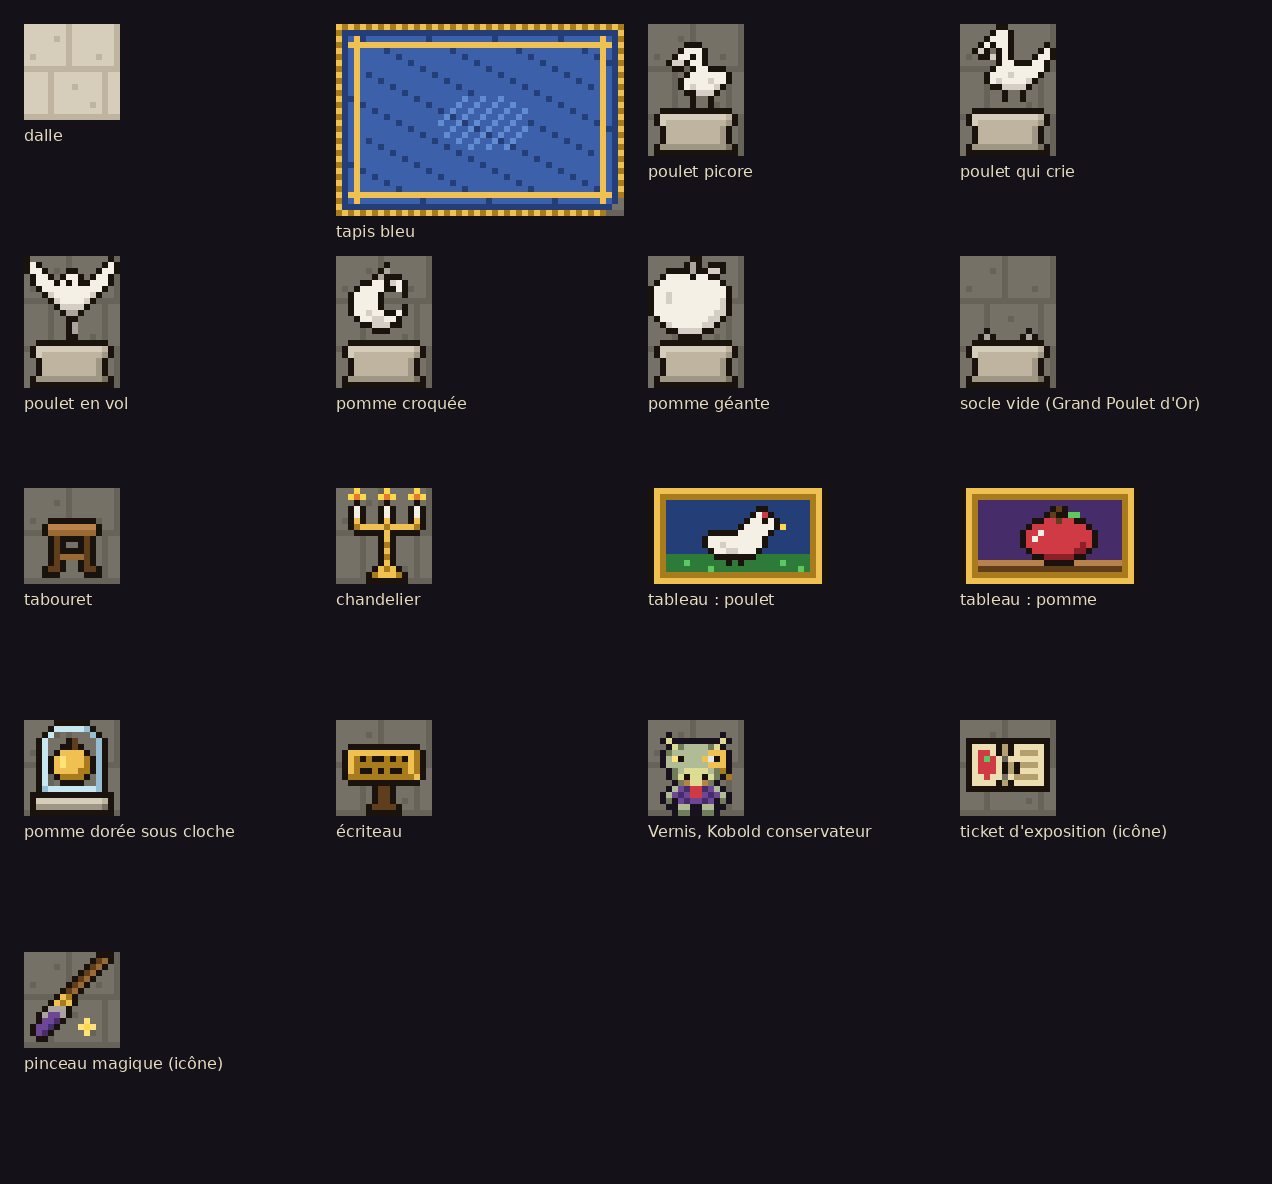

Write the Python code that produced this figure.
"""Hall d'exposition (section 2), planche v1 à valider (Thomas, 2026-11-17 : « propose ; ok pour la quête »).

    python3 art/expo_v1.py   → art/expo_v1.png

Contenu : dalle claire, tapis bleu, socle et cinq sculptures (poulet qui picore, qui crie, en vol ; pomme croquée,
pomme géante), tabouret, chandelier, deux tableaux (poulet, pomme), pomme dorée sous cloche et son écriteau, le socle
vide du Grand Poulet d'Or, Vernis le Kobold conservateur, et les icônes du ticket d'exposition et du pinceau magique.
Même contour sombre et même angle 3/4 que les autres salles.
"""
from PIL import Image, ImageDraw, ImageFont

PAL = {
    "K": (26, 18, 12), "O": (24, 18, 30),
    # pierre claire du sol et des socles
    "1": (214, 206, 186), "2": (190, 180, 160), "3": (160, 150, 132), "4": (122, 112, 98),
    # marbre des sculptures
    "W": (244, 240, 230), "w": (212, 206, 196), "x": (170, 164, 156),
    # bois
    "B": (154, 106, 52), "b": (96, 62, 28), "T": (185, 130, 74),
    # bleu du tapis
    "U": (60, 96, 170), "u": (36, 62, 120), "V": (98, 140, 210),
    # or
    "G": (240, 192, 80), "g": (168, 124, 28), "Y": (255, 226, 122),
    # rouge, vert (tableaux)
    "R": (208, 58, 68), "r": (142, 31, 40), "E": (92, 200, 96), "e": (46, 122, 56),
    # verre
    "C": (200, 230, 240), "c": (150, 190, 210),
    # flamme
    "F": (255, 216, 74), "f": (232, 120, 42),
    # Kobold conservateur
    "A": (176, 188, 150), "a": (112, 124, 90), "L": (222, 220, 146), "P": (110, 70, 150), "p": (70, 44, 104), "M": (224, 230, 236),
    # ticket
    "Z": (236, 222, 176), "z": (180, 160, 110),
}

S = {}

S["dalle"] = [
    "1111111211111112",
    "1111111211111112",
    "1111121211111112",
    "1111111211111112",
    "1111111211111112",
    "1211111211112112",
    "1111111211111112",
    "2222222222222222",
    "1111211111111211",
    "1111211111111211",
    "1111211121111211",
    "1111211111111211",
    "1111211111111211",
    "1111211111121211",
    "1111211111111211",
    "2222222222222222",
]

# Tapis bleu 3 × 2 cases, comme le rouge : bordure dorée, frange, un coin élimé.
tapis = []
for y in range(32):
    row = ""
    for x in range(48):
        if y in (0, 31) or x in (0, 47):
            c = "g" if (x + y) % 2 else "G"
        elif y in (1, 30) or x in (1, 46):
            c = "u"
        elif y in (3, 28) or x in (3, 44):
            c = "G"
        elif (x - 24) ** 2 / 64 + (y - 16) ** 2 / 25 < 1 and (x + y) % 3 == 0:
            c = "V"
        elif (x * 3 + y * 5) % 11 == 0:
            c = "u"
        else:
            c = "U"
        if x > 40 and y > 25 and (x - 40) + (y - 25) > 10:
            c = "."
        row += c
    tapis.append(row)
S["tapis bleu"] = tapis

SOCLE = [
    "..KKKKKKKKKKKK..",
    ".K111111111112K.",
    ".K122222222223K.",
    "..K2222222223K..",
    "..K2222222223K..",
    "..K2222222223K..",
    ".K333333333334K.",
    ".KKKKKKKKKKKKKK.",
]


def on_socle(top):
    return top + SOCLE


S["poulet picore"] = on_socle([
    "................",
    "................",
    "................",
    "......KKK.......",
    ".....KWWWK......",
    "....KWWKWK......",
    "...KwwKWWK......",
    "....KK.KWWKKK...",
    "......KWWWWWWK..",
    ".....KWWWWwWWK..",
    ".....KWwWWWwK...",
    "......KKwwwK....",
    ".......K..K.....",
    ".......K..K.....",
])
S["poulet qui crie"] = on_socle([
    "......KK........",
    ".....KWWK.......",
    "....KWWWK.......",
    "...KWKWWK.....K.",
    "..KwK.KWK....KWK",
    "...KKwKWK...KWWK",
    "......KWWKKKWWK.",
    ".....KWWWWWWWWK.",
    "....KWWWwWWWWK..",
    "....KWwWWWWwK...",
    ".....KKwwwwK....",
    ".......K..K.....",
    ".......K..K.....",
    "................",
])
S["poulet en vol"] = on_socle([
    "K.............K.",
    "KWK..........KWK",
    "KWWK...KK...KWWK",
    ".KWWK.KWWK.KWWK.",
    ".KWWWKWKWKKWWWK.",
    "..KWWWWWWWWWWK..",
    "...KwWWWWWWwK...",
    "....KwWWWWwK....",
    ".....KwwwwK.....",
    "......KxxK......",
    ".......KK.......",
    ".......Kx.......",
    ".......Kx.......",
    ".......KK.......",
])
S["pomme croquée"] = on_socle([
    "................",
    "........K.......",
    ".......Kx.......",
    "......KxKKK.....",
    "....KKWWKwWK....",
    "...KWWWWKKWK....",
    "..KWWWWK...K....",
    "..KWWWWK........",
    "..KWWWWK...K....",
    "..KWWwWWKKWK....",
    "...KWWwwWWK.....",
    "....KKwwwKK.....",
    "......KKK.......",
    "................",
])
S["pomme géante"] = on_socle([
    ".......KK.......",
    "......KxK.KKK...",
    "...KKKKxKKwwK...",
    "..KWWWWKWWKK....",
    ".KWWWWWWWWWWK...",
    "KWWWWWWWWWWWWK..",
    "KWWwWWWWWWWWWK..",
    "KWWwWWWWWWWWwK..",
    "KWWWWWWWWWWWwK..",
    "KWWWWWWWWWWwwK..",
    ".KWWWWWWWWwwK...",
    "..KwWWWWWwwK....",
    "...KKwwwwKK.....",
    ".....KKKK.......",
])
S["socle vide (Grand Poulet d'Or)"] = on_socle(["................"] * 12 + ["....K......K....", "...KxK....KxK..."])

S["tabouret"] = [
    "................",
    "................",
    "................",
    "................",
    "................",
    "....KKKKKKKK....",
    "...KTTTTTTTTK...",
    "...KBBBBBBBBK...",
    "....KbKKKKbK....",
    "....KbK..KbK....",
    "....KbKKKKbK....",
    "....KbBBBBbK....",
    "....KbK..KbK....",
    "...KbbK..KbbK...",
    "...KKK....KKK...",
    "................",
]

S["chandelier"] = [
    "...F....F....F..",
    "..FfF..FfF..FfF.",
    "...K....K....K..",
    "..KWK..KWK..KWK.",
    "..KWK..KWK..KWK.",
    "..KGK..KGK..KGK.",
    "..KgGGGGgGGGGgK.",
    "...KKKKKGKKKKK..",
    ".......KGK......",
    ".......KgK......",
    ".......KGK......",
    ".......KgK......",
    ".......KGK......",
    "......KGgGK.....",
    ".....KgGGGgK....",
    ".....KKKKKKK....",
]


def frame(inner):
    w = len(inner[0])
    out = ["K" + "G" * (w + 2) + "K", "KG" + "g" * w + "GK"]
    for r in inner:
        out.append("KGg" + r[: w - 2] + "gGK")
    out.append("KG" + "g" * w + "GK")
    out.append("K" + "G" * (w + 2) + "K")
    return out


S["tableau : poulet"] = frame([
    "uuuuuuuuuuuuuuuuuuuuuuuuuu",
    "uuuuuuuuuuuuuuuKKuuuuuuuuu",
    "uuuuuuuuuuuuuuKWRKuuuuuuuu",
    "uuuuuuuuuuuuuKWWKWKuuuuuuu",
    "uuuuuuuuuuuuKWWWWWKFuuuuuu",
    "uuuuuuuKKKKKWWWWWKuuuuuuuu",
    "uuuuuuKWWWWWWWWWKuuuuuuuuu",
    "uuuuuuKWWwWWWWWWKuuuuuuuuu",
    "uuuuuuuKWWwwWWWKuuuuuuuuuu",
    "eeeeeeeeKKKKKKKeeeeeeeeeee",
    "eeeEeeeeeeKeKeeeeeeEeeeeee",
    "eeeeeeeEeeeeeeeeeeeeeeEeee",
])
S["tableau : pomme"] = frame([
    "pppppppppppppppppppppppppp",
    "ppppppppppppKbKpppppppppppp"[:26],
    "pppppppppppKbKKEEpppppppppp"[:26],
    "pppppppppKKRRbRRKKppppppppp"[:26],
    "ppppppppKRRRRRRRRRKpppppppp"[:26],
    "pppppppKRRWRRRRRRRRKppppppp"[:26],
    "pppppppKRWRRRRRRRRRKppppppp"[:26],
    "pppppppKRRRRRRRRRrRKppppppp"[:26],
    "ppppppppKRRRRRRRrrKpppppppp"[:26],
    "pppppppppKKrrrrrKKppppppppp"[:26],
    "TTTTTTTTTTTKKKKKTTTTTTTTTTT"[:26],
    "bbbbbbbbbbbbbbbbbbbbbbbbbbb"[:26],
])

S["pomme dorée sous cloche"] = [
    ".....KKKKKK.....",
    "....KCCCCCcK....",
    "...KC......cK...",
    "..KC...Kb...cK..",
    "..KC..KKbK..cK..",
    "..KC.KGGGGK.cK..",
    "..KCKGYGGGgKcK..",
    "..KCKGYGGGgKcK..",
    "..KCKGGGGggKcK..",
    "..KC.KggggK.cK..",
    "..KC..KKKK..cK..",
    "..KcCCCCCCCCcK..",
    ".KKKKKKKKKKKKKK.",
    ".K111111111112K.",
    ".K333333333334K.",
    ".KKKKKKKKKKKKKK.",
]
S["écriteau"] = [
    "................",
    "................",
    "................",
    "................",
    "..KKKKKKKKKKKK..",
    ".KGGGGGGGGGGGgK.",
    ".KGgKgKKgKgKGgK.",
    ".KGgggggggggGgK.",
    ".KGgKKgKgKKgGgK.",
    ".KgggggggggggGK.",
    "..KKKKKKKKKKKK..",
    "......KbbK......",
    "......KbbK......",
    "......KbbK......",
    ".....KbbbbK.....",
    ".....KKKKKK.....",
]

S["Vernis, Kobold conservateur"] = [
    "................",
    "................",
    "...O........O...",
    "..OLOOOOOOOOLO..",
    "...OLaAAAAaLO...",
    "..OaAAAAAAGGGO..",
    "..OAYKAAAGMKGO..",
    "..OAAAAAAAGGGO..",
    "...OaALLLLAagO..",
    "...OaLKLLKLaOg..",
    "....OaTLLTaO....",
    "...OAPpRRpPAO...",
    "..OAPpPRRPpPAO..",
    "..OaOPpPPpPOaO..",
    "...OOAAOOAAOO...",
    "....OaaOOaaO....",
]

S["ticket d'exposition (icône)"] = [
    "................",
    "................",
    "................",
    ".KKKKKKKKKKKKKK.",
    ".KZZZZKzKZZZZZK.",
    ".KZRRZKzKZzzzZK.",
    ".KZRERZ.ZZZZZZK.",
    ".KZRRRZKzKzzzZK.",
    ".KZRRRZKzKZZZZK.",
    ".KZZRZZ.ZzzzzZK.",
    ".KZZZZKzKZZZZZK.",
    ".KKKKKKKKKKKKKK.",
    "................",
    "................",
    "................",
    "................",
]
S["pinceau magique (icône)"] = [
    "............KKK.",
    "...........KbBK.",
    "..........KbBK..",
    ".........KbBK...",
    "........KbBK....",
    ".......KbBK.....",
    "......KbBK......",
    ".....KGgK.......",
    "....KGgGK.......",
    "...KxxxK........",
    "..KxPPxK........",
    "..KPPpK...Y.....",
    ".KPPpK...YFY....",
    ".KPpK.....Y.....",
    "..KK............",
    "................",
]


def render():
    scale = 6
    names = list(S)
    pad = 24
    col_w = 48 * scale + pad
    cols = 4
    cells = []
    for n in names:
        rows = S[n]
        cells.append((n, rows))
    heights = [len(r) * scale for _, r in cells]
    row_h = max(heights) + 40
    nrows = (len(cells) + cols - 1) // cols
    img = Image.new("RGB", (cols * col_w + pad, nrows * row_h + pad), (20, 17, 24))
    d = ImageDraw.Draw(img)
    try:
        font = ImageFont.truetype("DejaVuSans.ttf", 16)
    except OSError:
        font = ImageFont.load_default()
    for i, (n, rows) in enumerate(cells):
        cx = pad + (i % cols) * col_w
        cy = pad + (i // cols) * row_h
        # fond de dalles claires pour juger les objets posés
        w = len(rows[0])
        for ty in range(0, len(rows), 16):
            for tx in range(0, w, 16):
                for y, r in enumerate(S["dalle"]):
                    for x, ch in enumerate(r):
                        if tx + x < w and ty + y < len(rows):
                            c = tuple(int(v * 0.55) for v in PAL[ch])
                            d.rectangle([cx + (tx + x) * scale, cy + (ty + y) * scale, cx + (tx + x + 1) * scale - 1, cy + (ty + y + 1) * scale - 1], fill=c)
        for y, r in enumerate(rows):
            for x, ch in enumerate(r):
                if ch == ".":
                    continue
                d.rectangle([cx + x * scale, cy + y * scale, cx + (x + 1) * scale - 1, cy + (y + 1) * scale - 1], fill=PAL[ch])
        d.text((cx, cy + len(rows) * scale + 6), n, fill=(230, 220, 190), font=font)
    img.save("art/expo_v1.png")
    print(img.size)


if __name__ == "__main__":
    render()
